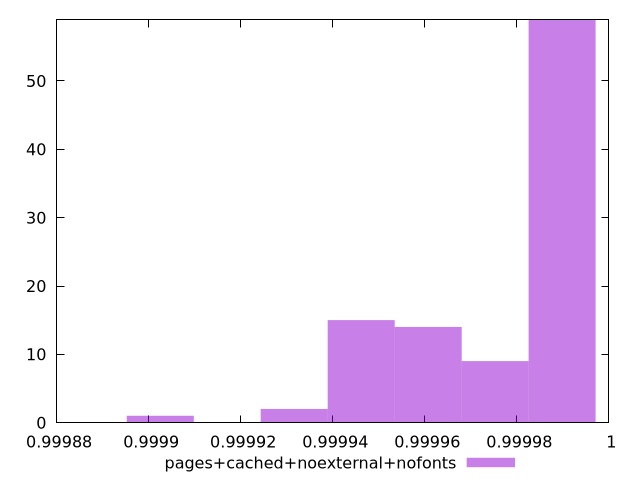

This figure's gnuplot source:
$_pagesCachedNoexternalNofonts <<EOF
0.9999898380897864 59
0.9999461805789552 15
0.999975285586176 9
0.9999607330825656 14
0.9999316280753449 2
0.9999025230681242 1
EOF
set key outside below
set terminal pngcairo
set output "report_00006_2020-11-02T20-21-41.718Z/max-potential-fid/pages+cached+noexternal+nofonts//hist.png"
set yrange [0:59]
set boxwidth 0.0000145525036103642
set style fill transparent solid 0.5 noborder
plot $_pagesCachedNoexternalNofonts title "pages+cached+noexternal+nofonts" with boxes ,
